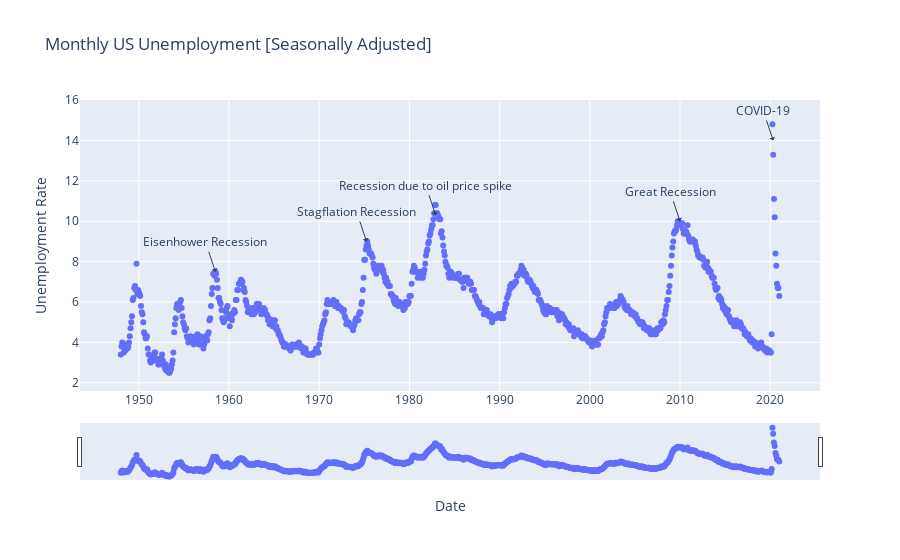

Notebook source saved alongside this figure:
### Code cell
#plotting US unemployment
#create the figure, incorporating lots of aspects of the data
fig1 = px.scatter(data, x="Date", y="unemployment", #color = 'Change',
                  #size='Volume',
                  hover_data=['unemployment'],
                  labels = {"unemployment": 'Unemployment Rate'},
                 title = 'Monthly US Unemployment [Seasonally Adjusted]')

#using annotation to highlight interesting moments: 
# https://plotly.com/python/text-and-annotations/ 
fig1.add_annotation(x='2010-01', y=10,
            text="Great Recession",
            showarrow=True,
            arrowhead=1)
fig1.add_annotation(x='2020-05', y=14,
            text="COVID-19",
            showarrow=True,
            arrowhead=1)

fig1.add_annotation(x='1982-12', y=10.3,
            text="Recession due to oil price spike",
            showarrow=True,
            arrowhead=1)

fig1.add_annotation(x='1975-04', y=9,
            text="Stagflation Recession",
            showarrow=True,
            arrowhead=1)

fig1.add_annotation(x='1958-07', y=7.5,
            text="Eisenhower Recession",
            showarrow=True,
            arrowhead=1)

fig1.update_xaxes(rangeslider_visible=True)
pio.write_html(fig1, file='Unemploy.html', auto_open=True)

# https://chart-studio.plotly.com/~ValBryant
py.plot(fig1, filename='unemploy_test', auto_open=False)
fig1.show()
# https://en.wikipedia.org/wiki/Early_1980s_recession 
# https://en.wikipedia.org/wiki/1973%E2%80%931975_recession
# https://en.wikipedia.org/wiki/Recession_of_1958

### Figure 1 — Plotly figure (JSON) as saved in the notebook; plotly's stock layout.template omitted (floating-point values rounded to 4 significant figures; data arrays with more than 128 entries replaced by an {"elided": "..."} marker saying what was removed)
{"data": [{"hovertemplate": "Date=%{x}<br>Unemployment Rate=%{y}<extra></extra>", "legendgroup": "", "marker": {"color": "#636efa", "symbol": "circle"}, "mode": "markers", "name": "", "orientation": "v", "showlegend": false, "type": "scatter", "x": {"elided": "877 str values"}, "xaxis": "x", "y": {"elided": "877 float values"}, "yaxis": "y"}], "layout": {"annotations": [{"arrowhead": 1, "showarrow": true, "text": "Great Recession", "x": "2010-01", "y": 10}, {"arrowhead": 1, "showarrow": true, "text": "COVID-19", "x": "2020-05", "y": 14}, {"arrowhead": 1, "showarrow": true, "text": "Recession due to oil price spike", "x": "1982-12", "y": 10.3}, {"arrowhead": 1, "showarrow": true, "text": "Stagflation Recession", "x": "1975-04", "y": 9}, {"arrowhead": 1, "showarrow": true, "text": "Eisenhower Recession", "x": "1958-07", "y": 7.5}], "legend": {"tracegroupgap": 0}, "title": {"text": "Monthly US Unemployment [Seasonally Adjusted]"}, "xaxis": {"anchor": "y", "domain": [0, 1], "rangeslider": {"visible": true}, "title": {"text": "Date"}}, "yaxis": {"anchor": "x", "domain": [0, 1], "title": {"text": "Unemployment Rate"}}}}
